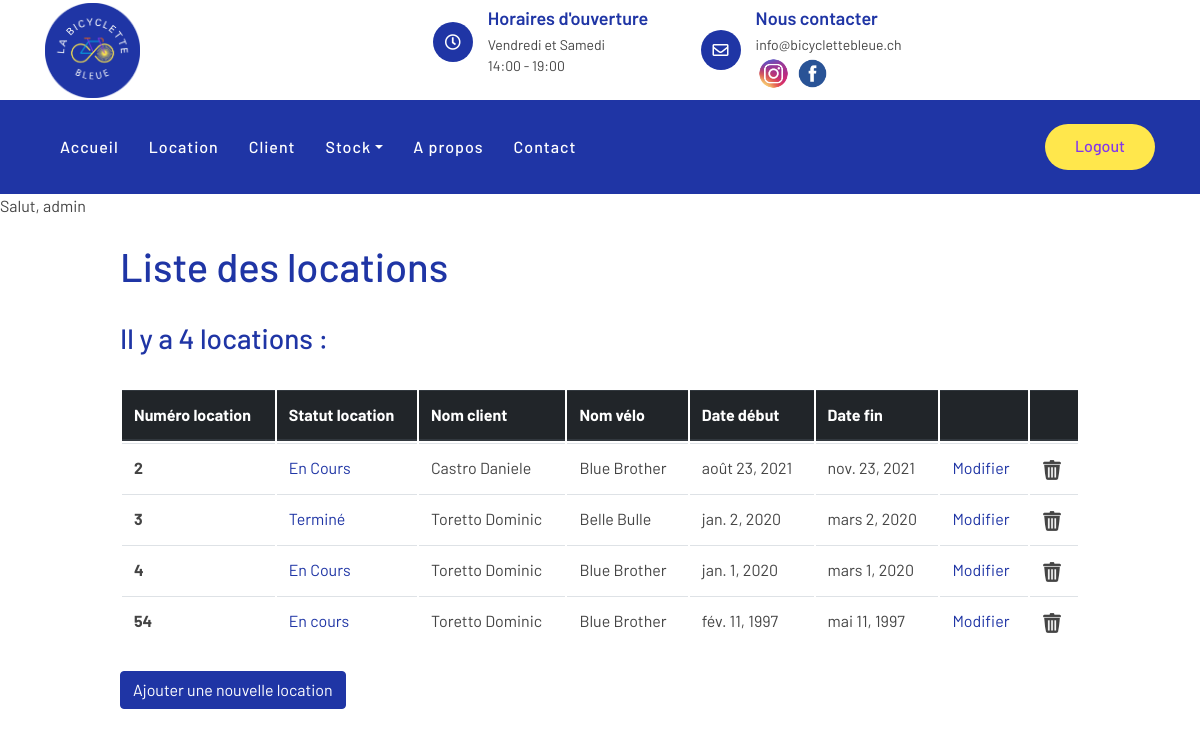
The page /location/ (signed in) on the database its author committed.
### stock_pieces_velos/models.py (models this page shows)
class AuthUser(models.Model):
    password = models.CharField(max_length=128)
    last_login = models.DateTimeField(blank=True, null=True)
    is_superuser = models.BooleanField()
    username = models.CharField(unique=True, max_length=150)
    last_name = models.CharField(max_length=150)
    email = models.CharField(max_length=254)
    is_staff = models.BooleanField()
    is_active = models.BooleanField()
    date_joined = models.DateTimeField()
    first_name = models.CharField(max_length=150)
    class Meta:
        managed = False
        db_table = 'auth_user'

class Velo(models.Model):
    vel_id = models.AutoField(db_column='VEL_ID',  primary_key=True)  # Field name made lowercase.
    vel_num_cadre = models.IntegerField(db_column='VEL_NUM_CADRE', blank=True, null=True)  # Field name made lowercase.
    vel_nom = models.TextField(db_column='VEL_NOM', blank=True, null=True)  # Field name made lowercase.
    vel_marque = models.TextField(db_column='VEL_MARQUE', blank=True, null=True)  # Field name made lowercase.
    vel_couleur = models.TextField(db_column='VEL_COULEUR', blank=True, null=True)  # Field name made lowercase.
    vel_type = models.TextField(db_column='VEL_TYPE', blank=True, null=True)  # Field name made lowercase.
    vel_photo = models.TextField(db_column='VEL_PHOTO', blank=True, null=True)  # Field name made lowercase.
    vel_statut = models.TextField(db_column='VEL_STATUT', blank=True, null=True)  # Field name made lowercase.
    vel_etat = models.TextField(db_column='VEL_ETAT', blank=True, null=True)  # Field name made lowercase.
    vel_remarque = models.TextField(db_column='VEL_REMARQUE', blank=True, null=True)  # Field name made lowercase.
    local_id = models.ForeignKey(Local, on_delete=models.CASCADE)
    don_id = models.ForeignKey(Donateur, on_delete=models.CASCADE)
    class Meta:
        managed = False
        db_table = 'Velo'

### location/models.py (models this page shows)
class Location_Velo(models.Model):
    date_debut = models.DateField()  # Field name made lowercase.
    date_fin   = models.DateField()  # Field name made lowercase.
    lv_loc_id = models.ForeignKey(Location, on_delete=models.CASCADE)  # Field name made lowercase.
    lv_vel_id = models.ForeignKey(Velo, on_delete=models.CASCADE)  # Field name made lowercase.
    class Meta:
        managed = False
        db_table = 'Location_Velo'

class Location(models.Model):
    loc_id = models.AutoField(db_column='LOC_ID', primary_key = True)  # Field name made lowercase.
    loc_statut = models.CharField(db_column='LOC_STATUT', blank=True, null=True, max_length=30)  # Field name made lowercase.
    loc_client = models.ForeignKey(Client, on_delete=models.CASCADE)  # Field name made lowercase.
    class Meta:
        managed = False
        db_table = 'Location'

### client/models.py (models this page shows, shortened)
class Client(models.Model):
    cli_id = models.AutoField(db_column='CLI_ID', primary_key=True)  # Field name made lowercase.
    cli_nom = models.CharField(db_column='CLI_NOM', blank=False, null=True, max_length=100)  # Field name made lowercase.
    cli_prenom = models.CharField(db_column='CLI_PRENOM', blank=False, null=True, max_length=100)  # Field name made lowercase.
    cli_adresseposte = models.CharField(db_column='CLI_ADRESSEPOSTE', blank=False, null=True, max_length=100)  # Field name made lowercase.
    cli_date_naissance = models.DateField(blank=False)  # Field name made lowercase.
    cli_mail = models.CharField(db_column='CLI_MAIL', blank=False, null=True, max_length=100)  # Field name made lowercase.
    cli_tel = models.CharField(db_column='CLI_TEl', blank=False, null=True, max_length=100)  # Field name made lowercase.
    cli_membre = models.CharField(db_column='CLI_MEMBRE', blank=False, null=True, max_length=100)  # Field name made lowercase.
    cli_date_debut = models.DateField(blank=True)  # Field name made lowercase.
    cli_date_fin = models.DateField(blank=True)  # Field name made lowercase.
    class Meta:
        managed = False
        db_table = 'Client'

### location/views.py (the view)
# urls.py: path('location/',include('location.urls')),
@login_required(login_url='/compte/login')
def location(request):
    location = Location.objects.all()
    locationvelo = Location_Velo.objects.all()
    location_number = location.count()
    messageNbLocation = f'{location_number} locations :'
    if location_number == 1:
        messageNbLocation = f'{location_number} location :'
    context = {
        'location' : location,
        'messageNbLocation' : messageNbLocation,
        'locationvelo': locationvelo,
    }
    return render(request, 'location/location.html', context)

### location/templates/location/location.html (shortened to what this page needs)
{% extends 'template_base.html' %}
{% load static %}
{% block contenu %}
<h1 style="margin-left: 10%">Liste des locations</h1>
<h3 style="margin-left: 10%">Il y a {{ messageNbLocation }}</h3>
 <table class="table">
  <thead class="thead-dark">
    <tr>
      <th scope="col">Numéro location</th>
      <th scope="col">Statut location</th>
      <th scope="col">Nom client</th>
      <th scope="col">Nom vélo</th>
      <th scope="col">Date début</th>
      <th scope="col">Date fin</th>
      <th scope="col"></th>
      <th scope="col"></th>
    </tr>
  </thead>
  <tbody>
  {% for locationvelo in locationvelo %}
    <tr>
      <th scope="row">{{ locationvelo.lv_loc_id.loc_id}}</th>
      <td><a href="{% url 'location:detailsLocation' locationvelo.id %}">{{ locationvelo.lv_loc_id.loc_statut}}</a></td>
      <td><a>{{locationvelo.lv_loc_id.loc_client.cli_nom}} {{locationvelo.lv_loc_id.loc_client.cli_prenom}}</a></td>
      <td>{{locationvelo.lv_vel_id.vel_nom}}</td>
      <td>{{locationvelo.date_debut}}</td>
      <td>{{locationvelo.date_fin}}</td>
      <td><a href="{% url 'location:modifierLocation'  locationvelo.id%}">Modifier</a></td>
      <td><a href="{% url 'location:supprimerLocation' locationvelo.id%}"><img class="imagePoubelle" src="{% static 'img/poubelle.png' %}" alt="Image"></a></td>
    </tr>
  {% endfor %}
  </tbody>
</table>
<a href="{% url 'location:nouvelleLocation' %}" class="btn btn-primary" role="button" aria-pressed="true" style="margin-left: 10%">Ajouter une nouvelle location</a>
{% endblock %}

### templates/template_base.html (shortened to what this page needs)
{% load static %}
<!DOCTYPE html>
<html lang="en">
    <head>
        <link rel="stylesheet" type="text/css" href="{% static 'css/bootstrap.min.css' %}">
        <link href="https://cdnjs.cloudflare.com/ajax/libs/font-awesome/5.10.0/css/all.min.css" rel="stylesheet">
        <link rel="stylesheet" type="text/css" href="{% static 'css/style.css' %}">
    </head>
    <body>
        <div class="top-bar">
            <div class="container">
                <div class="row align-items-center">
                    <div class="col-lg-4 col-md-12">
                        <div class="logo">
                            <a href="{% url 'accueil:index' %}">
                                <img src="{% static 'img/logo.png' %}" alt="Image">
                            </a>
                        </div>
                    </div>
                    <div class="col-lg-8 col-md-7 d-none d-lg-block">
                        <div class="row">
                            <div class="col-4">
                                <div class="top-bar-item">
                                    <div class="top-bar-icon">
                                        <i class="far fa-clock"></i>
                                    </div>
                                    <div class="top-bar-text">
                                        <h3>Horaires d'ouverture</h3>
                                        <p>Vendredi et Samedi</p>
                                        <p>14:00 - 19:00</p>
                                    </div>
                                </div>
                            </div>
                            <div class="col-4">
                                <div class="top-bar-item">
                                    <div class="top-bar-icon">
                                        <i class="far fa-envelope"></i>
                                    </div>
                                    <div class="top-bar-text">
                                        <h3>Nous contacter</h3>
                                        <p>info@bicyclettebleue.ch</p>
                                        <a href="https://www.instagram.com/bicyclette_bleue/"><img src="{% static 'img/instagram.png' %}" alt="Image" style="width: 35px; height: 35px"></a>
                                        <a href="https://www.facebook.com/bicyclettebleuegeneve/"><img src="{% static 'img/facebook.png' %}" alt="Image" style="width: 37px; height: 37px"></a>
                                    </div>
                                </div>
                            </div>
                        </div>
                    </div>
                </div>
            </div>
        </div>
        <div class="nav-bar">
            <div class="container">
                <nav class="navbar navbar-expand-lg bg-dark navbar-dark">
                    <div class="collapse navbar-collapse justify-content-between" id="navbarCollapse">
                        <div class="navbar-nav mr-auto">
                            <a href="{% url 'accueil:index' %}" class="nav-item nav-link">Accueil</a>
                            {% if user.is_authenticated %}
                            <a href="{% url 'location:index' %}" class="nav-item nav-link">Location</a>
                            <a href="{% url 'client:index' %}" class="nav-item nav-link">Client</a>
                            <div class="nav-item dropdown">
                                <a href="#" class="nav-link dropdown-toggle" data-toggle="dropdown">Stock</a>
                            </div>
                            {% endif %}
                            <a href="{% url 'accueil:a_propos' %}" class="nav-item nav-link">A propos</a>
                            <a href="{% url 'accueil:contact' %}" class="nav-item nav-link">Contact</a>
                        </div>
                            <div class="ml-auto">
                            {% if user.is_authenticated %}
                                <span><a class="btn btn-custom" href="{% url 'compte:quitter' %}">Logout</a></span>
                            {% else %}
                                <a class="btn btn-custom" href="{% url 'compte:login' %}">Se connecter</a>
                                <a class="btn btn-custom" href="{% url 'compte:inscription' %}">S'inscrire</a>
                            {% endif %}
                            </div>
                    </div>
                </nav>
            </div>
        </div>
        {% if user.is_authenticated %}
        <span>Salut, {{request.user}}</span>
        {% endif %}
    </body>
</html>
{% block contenu %}{% endblock %}

### accueil/static/css/style.css (style rules this page uses)
table { border-collapse: separate; }
.imagePoubelle { width: 20px; height: 20px; }
.table { height: 100px; width: 80%; margin: auto; border-collapse: separate; }
body { color: #444444; font-weight: 400; background: #ffffff; font-family: 'Barlow', sans-serif; }
h1, h2, h3, h4, h5, h6 { color: #1F35A5; }
a { color: #1F35A5; transition: .3s; }
.btn.btn-custom { padding: 10px 30px 12px 30px; text-align: center; font-size: 16px; font-weight: 500; color: #ffffff; background: #FFE74C; border: none; border-radius: 60px; box-shadow: inset 0 0 0 0 #1F35A5; transition: ease-out 0.5s; -webkit-transition: ease-out 0.5s; -moz-transition: ease-out 0.5s; }
.top-bar { position: relative; height: 100px; display: flex; align-items: center; background: #ffffff; }
.top-bar .logo { text-align: left; overflow: hidden; }
.top-bar .logo img { max-width: 100%; max-height: 95px; }
.top-bar .top-bar-item { display: flex; align-items: center; justify-content: flex-end; }
.top-bar .top-bar-icon { width: 40px; height: 40px; display: flex; align-items: center; justify-content: center; background: #1F35A5; border-radius: 40px; }
.top-bar .top-bar-icon i { margin: 0; color: #ffffff; font-size: 16px; }
.top-bar .top-bar-text { padding-left: 15px; }
.top-bar .top-bar-text h3 { margin: 0 0 5px 0; font-size: 18px; font-weight: 600; }
.top-bar .top-bar-text p { margin: 0; font-size: 14px; font-weight: 400; }
.nav-bar { position: relative; background: #1F35A5; }
.nav-bar .navbar { padding: 20px 0; background: #1F35A5 !important; transition: .3s; }
.navbar-dark .navbar-nav .nav-link, .navbar-dark .navbar-nav .nav-link:focus, .navbar-dark .navbar-nav .nav-link:hover, .navbar-dark .navbar-nav .nav-link.active { color: #ffffff; padding: 15px; font-weight: 500; letter-spacing: 1px; }
.nav-bar .btn.btn-custom { color: #8338EC; background: #FFE74C; box-shadow: inset 0 0 0 0 #FFE74C; }

### rows shown on the page
Location_Velo: lv_loc_id.loc_id "2", lv_loc_id.loc_statut "En Cours", lv_loc_id.loc_client.cli_nom "Castro", lv_loc_id.loc_client.cli_prenom "Daniele", lv_vel_id.vel_nom "Blue Brother", date_debut "août 23, 2021", date_fin "nov. 23, 2021"
Location_Velo: lv_loc_id.loc_id "3", lv_loc_id.loc_statut "Terminé", lv_loc_id.loc_client.cli_nom "Toretto", lv_loc_id.loc_client.cli_prenom "Dominic", lv_vel_id.vel_nom "Belle Bulle", date_debut "jan. 2, 2020", date_fin "mars 2, 2020"
Location_Velo: lv_loc_id.loc_id "4", lv_loc_id.loc_statut "En Cours", lv_loc_id.loc_client.cli_nom "Toretto", lv_loc_id.loc_client.cli_prenom "Dominic", lv_vel_id.vel_nom "Blue Brother", date_debut "jan. 1, 2020", date_fin "mars 1, 2020"

### other values the page prints
{{ request.user }} "admin"
{{ messageNbLocation }} "4 locations :"
